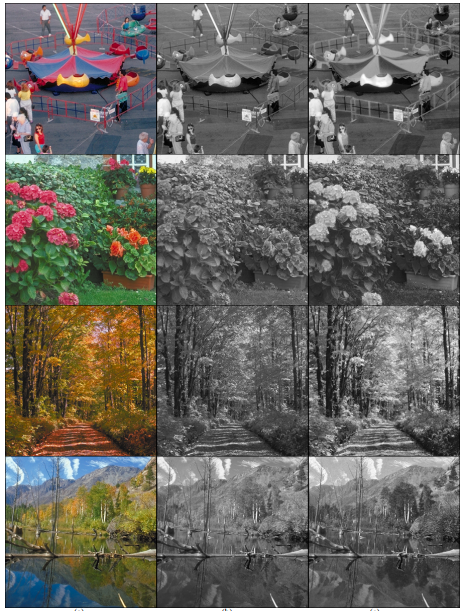
#> input picture image.png, 469 x 611 px
$ python solution_opencv.py
#> lines starting #> are read from the running program, lines starting #| are printed output that depends on the picture
import cv2

image = cv2.imread('./image.png', cv2.IMREAD_GRAYSCALE)
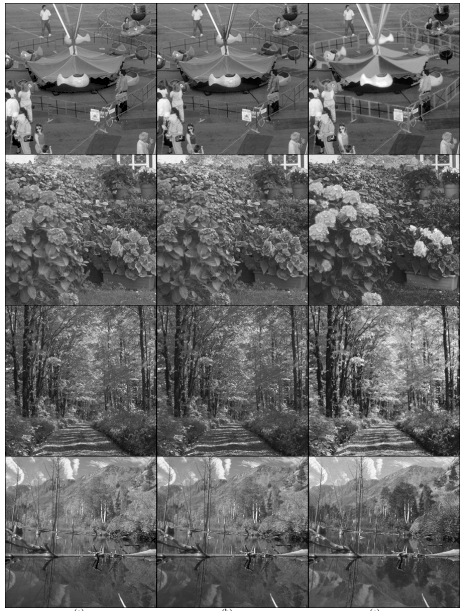
#> image: shape (611, 469); min 0, max 255, mean 106.7
image_enhanced = cv2.equalizeHist(image)
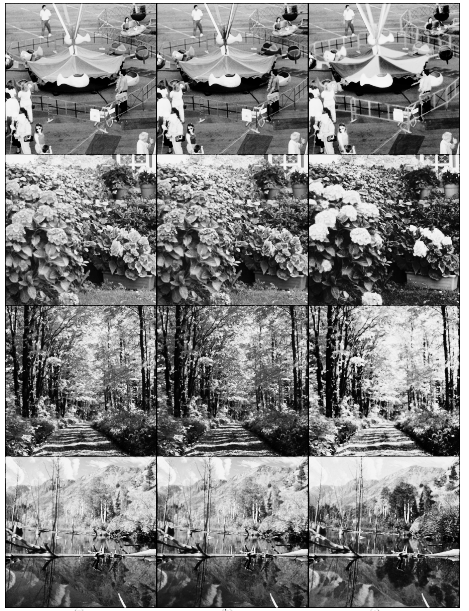
#> image_enhanced: shape (611, 469); min 0, max 255, mean 128.4

cv2.imshow('input image', image)
cv2.imshow('output image', image_enhanced)

cv2.waitKey(0)
cv2.destroyAllWindows()
